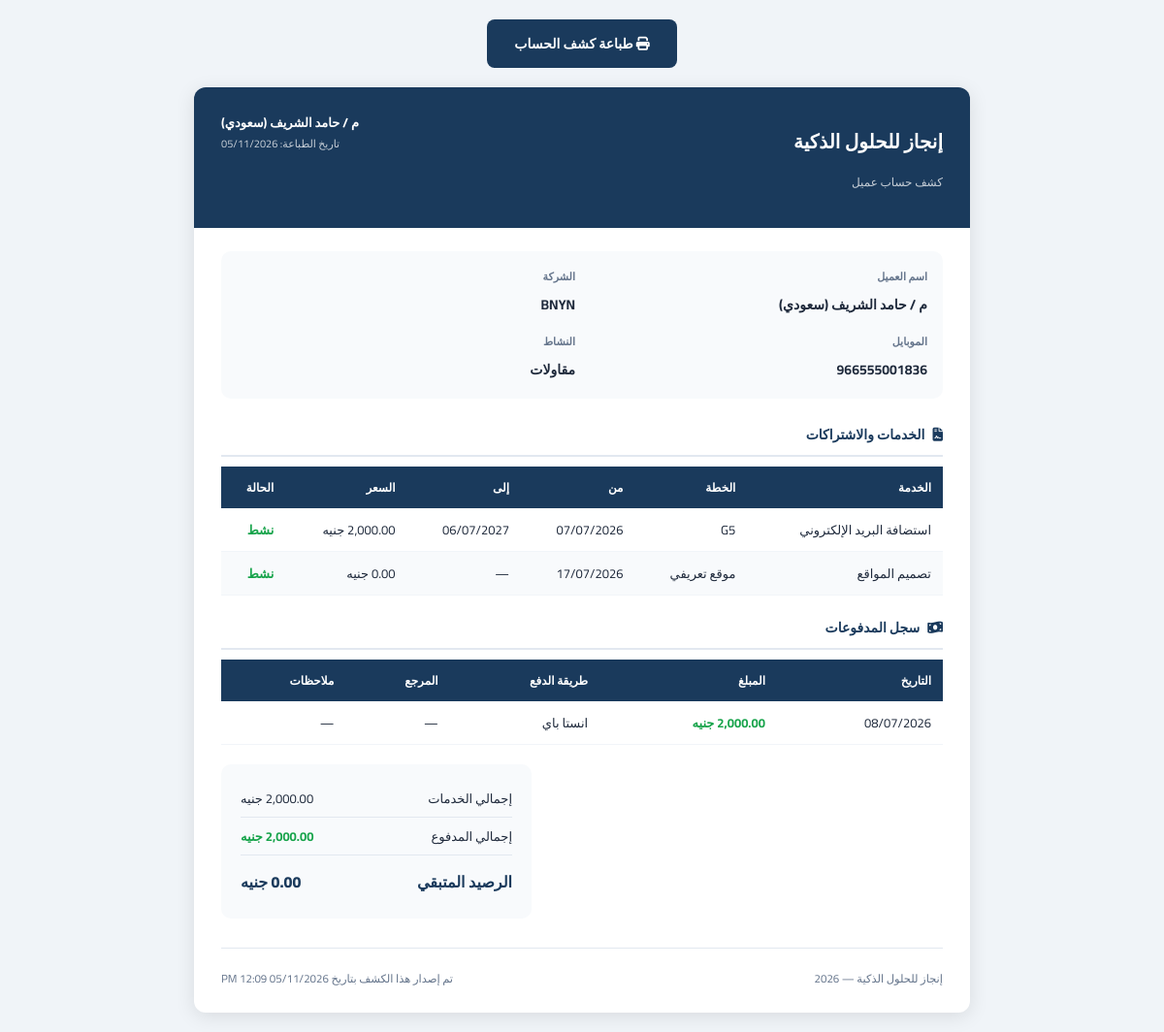
The page /reports/client-statement.php?id=90 (signed in) on the database its author committed.
### tables this page shows
CREATE TABLE `clients` (
  `id` int UNSIGNED NOT NULL,
  `name` varchar(200) NOT NULL COMMENT 'اسم العميل',
  `company_name` varchar(200) DEFAULT NULL COMMENT 'اسم الشركة',
  `mobile` varchar(20) NOT NULL COMMENT 'رقم الموبايل',
  `mobile_2` varchar(20) DEFAULT NULL COMMENT 'رقم موبايل إضافي',
  `activity` varchar(200) DEFAULT NULL COMMENT 'النشاط التجاري',
  `country` varchar(10) NOT NULL DEFAULT 'EG',
  `domain` varchar(255) DEFAULT NULL,
  `domain_provider` varchar(100) DEFAULT NULL,
  `username_note` varchar(200) DEFAULT NULL COMMENT 'اسم المستخدم (للإشارة)',
  `server_panel` varchar(100) NOT NULL DEFAULT 'cp.enjaz.cloud',
  `email` varchar(200) DEFAULT NULL,
  `address` text,
  `notes` text,
  `status` tinyint(1) NOT NULL DEFAULT '1' COMMENT '1=نشط, 0=موقوف',
  `created_by` int UNSIGNED DEFAULT NULL,
  `created_at` datetime NOT NULL DEFAULT CURRENT_TIMESTAMP,
  `updated_at` datetime NOT NULL DEFAULT CURRENT_TIMESTAMP ON UPDATE CURRENT_TIMESTAMP
);

CREATE TABLE `client_subscriptions` (
  `id` int UNSIGNED NOT NULL,
  `client_id` int UNSIGNED NOT NULL,
  `service_id` int UNSIGNED NOT NULL,
  `plan_name` varchar(200) DEFAULT NULL COMMENT 'اسم الخطة (مثل: أساسية، بريميوم)',
  `currency` varchar(10) NOT NULL DEFAULT 'EGP',
  `original_price` decimal(12,2) DEFAULT NULL,
  `price` decimal(10,2) NOT NULL DEFAULT '0.00' COMMENT 'سعر الاشتراك الفعلي',
  `start_date` date DEFAULT NULL,
  `end_date` date DEFAULT NULL,
  `status` enum('active','expired','cancelled','pending') NOT NULL DEFAULT 'active',
  `notes` text,
  `created_by` int UNSIGNED DEFAULT NULL,
  `created_at` datetime NOT NULL DEFAULT CURRENT_TIMESTAMP,
  `updated_at` datetime NOT NULL DEFAULT CURRENT_TIMESTAMP ON UPDATE CURRENT_TIMESTAMP
);

CREATE TABLE `services` (
  `id` int UNSIGNED NOT NULL,
  `name` varchar(200) NOT NULL COMMENT 'اسم الخدمة',
  `description` text,
  `default_price` decimal(10,2) NOT NULL DEFAULT '0.00',
  `duration_months` int NOT NULL DEFAULT '12' COMMENT 'مدة الاشتراك الافتراضية بالأشهر',
  `status` tinyint(1) NOT NULL DEFAULT '1',
  `created_by` int UNSIGNED DEFAULT NULL,
  `created_at` datetime NOT NULL DEFAULT CURRENT_TIMESTAMP,
  `sort_order` int NOT NULL DEFAULT '0'
);

CREATE TABLE `payments` (
  `id` int UNSIGNED NOT NULL,
  `client_id` int UNSIGNED NOT NULL,
  `subscription_id` int UNSIGNED DEFAULT NULL COMMENT 'مرتبط باشتراك محدد (اختياري)',
  `amount` decimal(10,2) NOT NULL,
  `payment_date` date NOT NULL,
  `payment_method` varchar(100) NOT NULL DEFAULT 'كاش',
  `reference_number` varchar(200) DEFAULT NULL COMMENT 'رقم الإيصال أو التحويل',
  `notes` text,
  `receipt_file` varchar(255) DEFAULT NULL,
  `created_by` int UNSIGNED DEFAULT NULL,
  `created_at` datetime NOT NULL DEFAULT CURRENT_TIMESTAMP
);

### config/app.php (called while the page is built, shortened)
<?php
require_once INCLUDES_PATH . '/functions.php';
function getSettings(): array {
    static $settings = null;
    if ($settings === null) {
        try {
            $db  = getDB();
            $stmt = $db->query("SELECT `key`, `value` FROM `settings`");
            $settings = [];
            while ($row = $stmt->fetch()) {
                $settings[$row['key']] = $row['value'];
            }
        } catch (Exception $e) {
            $settings = [];
        }
    }
    return $settings;
}
function getSetting(string $key, string $default = ''): string {
    $settings = getSettings();
    return $settings[$key] ?? $default;
}

### includes/functions.php (called while the page is built, shortened)
<?php
function formatMoney(float $amount, string $currency = null): string {
    if ($currency === null) {
        $currency = getSetting('currency', 'جنيه');
    }
    return number_format($amount, 2) . ' ' . $currency;
}
function formatDate(?string $date, string $format = 'd/m/Y'): string {
    if (empty($date) || $date === '0000-00-00') return '—';
    return date('d/m/Y', strtotime($date));
}
function paymentMethodLabel(string $method): string {
    $map = [
        'cash'     => 'كاش',
        'transfer' => 'تحويل بنكي',
        'check'    => 'شيك',
        'other'    => 'أخرى',
    ];
    return $map[$method] ?? $method;
}
function e(mixed $value): string {
    return htmlspecialchars((string)$value, ENT_QUOTES, 'UTF-8');
}
function getClientSummary(int $clientId): array {
    $db = getDB();
    $stmt = $db->prepare("
        SELECT COALESCE(SUM(price), 0) as total_subscriptions
        FROM client_subscriptions
        WHERE client_id = ? AND status != 'cancelled'
    ");
    $stmt->execute([$clientId]);
    $totalSubs = (float)$stmt->fetchColumn();
    $stmt = $db->prepare("
        SELECT COALESCE(SUM(amount), 0) as total_paid
        FROM payments
        WHERE client_id = ?
    ");
    $stmt->execute([$clientId]);
    $totalPaid = (float)$stmt->fetchColumn();
    return [
        'total'     => $totalSubs,
        'paid'      => $totalPaid,
        'remaining' => $totalSubs - $totalPaid,
    ];
}

### reports/client-statement.php (the view, shortened to what this page needs)
<?php
require_once dirname(__DIR__) . '/config/app.php';
$db = getDB();
$id = (int)($_GET['id'] ?? 0);
$clientStmt = $db->prepare("SELECT * FROM clients WHERE id = ?");
$clientStmt->execute([$id]);
$client = $clientStmt->fetch();
$subsStmt = $db->prepare("SELECT cs.*, s.name as service_name FROM client_subscriptions cs JOIN services s ON s.id=cs.service_id WHERE cs.client_id=? AND cs.status!='cancelled' ORDER BY cs.created_at");
$subsStmt->execute([$id]);
$subs = $subsStmt->fetchAll();
$paysStmt = $db->prepare("SELECT * FROM payments WHERE client_id=? ORDER BY payment_date");
$paysStmt->execute([$id]);
$pays = $paysStmt->fetchAll();
$summary  = getClientSummary($id);
$companyName = getSetting('company_name', APP_NAME);
?>
<!DOCTYPE html>
<html lang="ar" dir="rtl">
<head>
  <link rel="stylesheet" href="https://cdnjs.cloudflare.com/ajax/libs/font-awesome/6.5.0/css/all.min.css">
  <link rel="stylesheet" href="../assets/css/print.css">
</head>
<body>
<button class="print-btn screen-only" onclick="window.print()">
  <i class="fas fa-print"></i> طباعة كشف الحساب
</button>
<div class="statement-wrapper">
  <div class="stmt-header">
    <div>
      <h1><?= e($companyName) ?></h1>
      <p>كشف حساب عميل</p>
    </div>
    <div style="text-align:left;">
      <div style="font-size:13px;font-weight:700;"><?= e($client['name']) ?></div>
      <div style="font-size:11px;opacity:.75;">تاريخ الطباعة: <?= date('d/m/Y') ?></div>
    </div>
  </div>
  <div class="stmt-body">
    <div class="client-info-row">
      <div class="info-item"><label>اسم العميل</label><span><?= e($client['name']) ?></span></div>
      <div class="info-item"><label>الشركة</label><span><?= e($client['company_name'] ?: '—') ?></span></div>
      <div class="info-item"><label>الموبايل</label><span><?= e($client['mobile']) ?></span></div>
      <div class="info-item"><label>النشاط</label><span><?= e($client['activity'] ?: '—') ?></span></div>
    </div>
    <div class="section-title"><i class="fas fa-file-contract" style="margin-left:8px;"></i>الخدمات والاشتراكات</div>
    <?php if (empty($subs)): ?>
    <p style="color:#64748b;font-size:13px;">لا توجد خدمات مسجّلة.</p>
    <?php else: ?>
    <table>
      <thead>
        <tr><th>الخدمة</th><th>الخطة</th><th>من</th><th>إلى</th><th>السعر</th><th>الحالة</th></tr>
      </thead>
      <tbody>
        <?php foreach ($subs as $s): ?>
        <tr>
          <td><?= e($s['service_name']) ?></td>
          <td><?= e($s['plan_name'] ?: '—') ?></td>
          <td><?= formatDate($s['start_date']) ?></td>
          <td><?= formatDate($s['end_date']) ?></td>
          <td><?= formatMoney($s['price']) ?></td>
          <td><?= $s['status'] === 'active' ? '<span style="color:#16a34a;font-weight:700;">نشط</span>' : '<span style="color:#64748b;">منتهي</span>' ?></td>
        </tr>
        <?php endforeach; ?>
      </tbody>
    </table>
    <?php endif; ?>
    <div class="section-title"><i class="fas fa-money-bill-wave" style="margin-left:8px;"></i>سجل المدفوعات</div>
    <?php if (empty($pays)): ?>
    <p style="color:#64748b;font-size:13px;">لا توجد مدفوعات مسجّلة.</p>
    <?php else: ?>
    <table>
      <thead>
        <tr><th>التاريخ</th><th>المبلغ</th><th>طريقة الدفع</th><th>المرجع</th><th>ملاحظات</th></tr>
      </thead>
      <tbody>
        <?php foreach ($pays as $p): ?>
        <tr>
          <td><?= formatDate($p['payment_date']) ?></td>
          <td class="text-success"><?= formatMoney($p['amount']) ?></td>
          <td><?= paymentMethodLabel($p['payment_method']) ?></td>
          <td><?= e($p['reference_number'] ?: '—') ?></td>
          <td><?= e($p['notes'] ?: '—') ?></td>
        </tr>
        <?php endforeach; ?>
      </tbody>
    </table>
    <?php endif; ?>
    <div class="totals-box">
      <div class="totals-row">
        <span>إجمالي الخدمات</span>
        <span><?= formatMoney($summary['total']) ?></span>
      </div>
      <div class="totals-row">
        <span>إجمالي المدفوع</span>
        <span class="text-success"><?= formatMoney($summary['paid']) ?></span>
      </div>
      <div class="totals-row <?= $summary['remaining'] > 0 ? 'text-danger' : 'text-success' ?>">
        <span>الرصيد المتبقي</span>
        <span><?= formatMoney($summary['remaining']) ?></span>
      </div>
    </div>
    <div style="margin-top:30px;padding-top:20px;border-top:1px solid #e2e8f0;display:flex;justify-content:space-between;font-size:11.5px;color:#64748b;">
      <span><?= e($companyName) ?> — <?= date('Y') ?></span>
      <span>تم إصدار هذا الكشف بتاريخ <?= date('d/m/Y h:i A') ?></span>
    </div>
  </div>
</div>
</body>
</html>

### reports/client-statement.php (style rules this page uses)
body { font-family: 'Cairo',sans-serif; direction: rtl; background: #f0f4f8; color: #1e293b; }
.statement-wrapper { max-width: 800px; margin: 20px auto; background: #fff; border-radius: 12px; overflow: hidden; box-shadow: 0 4px 20px rgba(0,0,0,.1); }
.stmt-header { background: #1a3a5c; color: #fff; padding: 24px 28px; display: flex; justify-content: space-between; align-items: flex-start; }
.stmt-header h1 { font-size: 20px; font-weight: 800; margin-bottom: 4px; }
.stmt-header p { font-size: 12px; opacity: .75; }
.stmt-body { padding: 24px 28px; }
.client-info-row { display: grid; grid-template-columns: 1fr 1fr; gap: 14px; background: #f8fafc; border-radius: 10px; padding: 16px; margin-bottom: 24px; }
.info-item label { display: block; font-size: 11px; color: #64748b; font-weight: 600; margin-bottom: 3px; }
.info-item span { font-size: 14px; font-weight: 700; color: #1e293b; }
table { width: 100%; border-collapse: collapse; font-size: 13px; margin-bottom: 20px; }
th { background: #1a3a5c; color: #fff; padding: 10px 12px; text-align: right; font-size: 12px; }
td { padding: 10px 12px; border-bottom: 1px solid #f1f5f9; }
tr:nth-child(even) td { background: #f8fafc; }
.section-title { font-size: 14px; font-weight: 800; color: #1a3a5c; margin: 20px 0 10px; padding-bottom: 8px; border-bottom: 2px solid #e2e8f0; }
.totals-box { background: #f8fafc; border-radius: 10px; padding: 16px 20px; width: 280px; margin-right: auto; }
.totals-row { display: flex; justify-content: space-between; padding: 7px 0; border-bottom: 1px solid #e2e8f0; font-size: 13px; }
.totals-row:last-child { border-bottom: none; font-size: 16px; font-weight: 800; color: #1a3a5c; padding-top: 12px; }
.text-success { color: #16a34a; font-weight: 700; }
.print-btn { display: block; width: fit-content; margin: 20px auto; padding: 12px 28px; background: #1a3a5c; color: #fff; border: none; border-radius: 8px; font-family: 'Cairo',sans-serif; font-size: 14px; font-weight: 700; cursor: pointer; }

### rows shown on the page
clients: name "م / حامد الشريف (سعودي)", company_name "BNYN", mobile "966555001836", activity "مقاولات"
client_subscriptions: service.name "استضافة البريد الإلكتروني", plan_name "G5", start_date "07/07/2026", end_date "06/07/2027", price "2,000.00 جنيه", status "نشط"
client_subscriptions: service.name "تصميم المواقع", plan_name "موقع تعريفي", start_date "17/07/2026", end_date "—", price "0.00 جنيه", status "نشط"
payments: payment_date "08/07/2026", amount "2,000.00 جنيه", payment_method "انستا باي", reference_number "—", notes "—"

### other values the page prints
$companyName "إنجاز للحلول الذكية"
formatMoney($summary['total']) "2,000.00 جنيه"
formatMoney($summary['paid']) "2,000.00 جنيه"
formatMoney($summary['remaining']) "0.00 جنيه"
